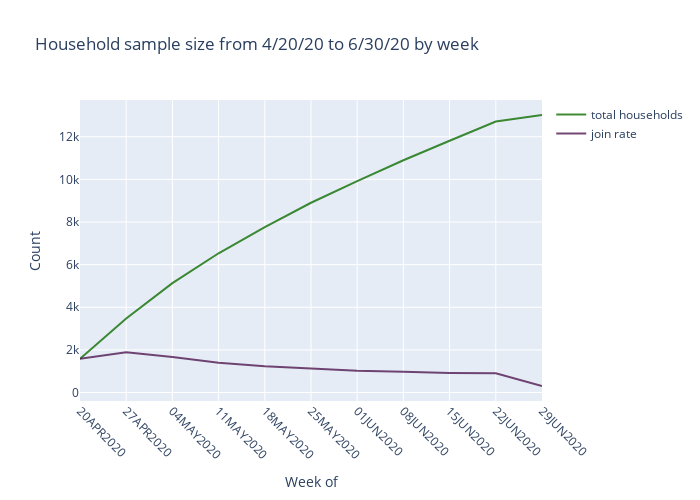

Source (notebook cell):
### Code cell
# Creating trace1
trace1 = go.Scatter(
                    x = df2['week_joined'],
                    y = df2['house_cumulative'],
                    mode = "lines",
                    name = "total households",
                    marker = dict(color = 'rgba(16, 112, 2, 0.8)'))


# Creating trace2
trace2 = go.Scatter(
                    x = df2['week_joined'],
                    y = df2['num_house'],
                    mode = "lines",
                    name = "join rate",
                    marker = dict(color = 'rgba(80, 26, 80, 0.8)'))


data = [trace1, trace2]

layout = dict(title = 'Household sample size from 4/20/20 to 6/30/20 by week',
              xaxis= dict(title= 'Week of',ticklen= 5,tickangle = 45, zeroline= False),
              yaxis= dict(title= 'Count',ticklen= 5,zeroline= False),
              autosize=False, 
              width=700,
              height=500)
fig = dict(data = data, layout = layout)
iplot(fig)

### Figure 1 — Plotly figure (JSON) as saved in the notebook; plotly's stock layout.template omitted (floating-point values rounded to 4 significant figures)
{"data": [{"marker": {"color": "rgba(16, 112, 2, 0.8)"}, "mode": "lines", "name": "total households", "type": "scatter", "x": ["20APR2020", "27APR2020", "04MAY2020", "11MAY2020", "18MAY2020", "25MAY2020", "01JUN2020", "08JUN2020", "15JUN2020", "22JUN2020", "29JUN2020"], "y": [1578, 3469, 5133, 6533, 7765, 8904, 9920, 10897, 11814, 12714, 13020]}, {"marker": {"color": "rgba(80, 26, 80, 0.8)"}, "mode": "lines", "name": "join rate", "type": "scatter", "x": ["20APR2020", "27APR2020", "04MAY2020", "11MAY2020", "18MAY2020", "25MAY2020", "01JUN2020", "08JUN2020", "15JUN2020", "22JUN2020", "29JUN2020"], "y": [1578, 1891, 1664, 1400, 1232, 1139, 1016, 977, 917, 900, 306]}], "layout": {"autosize": false, "height": 500, "title": {"text": "Household sample size from 4/20/20 to 6/30/20 by week"}, "width": 700, "xaxis": {"tickangle": 45, "ticklen": 5, "title": {"text": "Week of"}, "zeroline": false}, "yaxis": {"ticklen": 5, "title": {"text": "Count"}, "zeroline": false}}}
